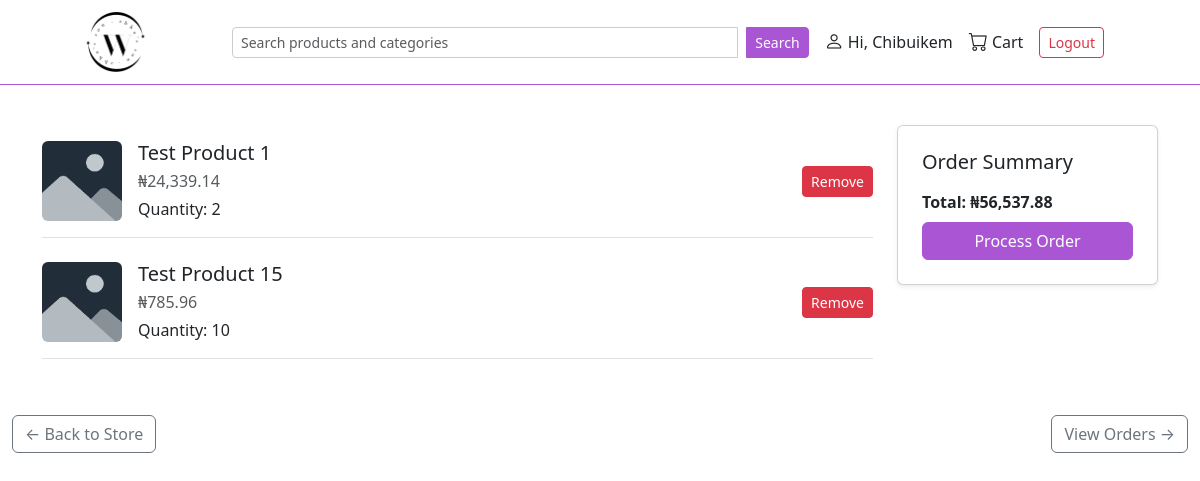
The page /order/cart/ (signed in) on the database as committed earlier.
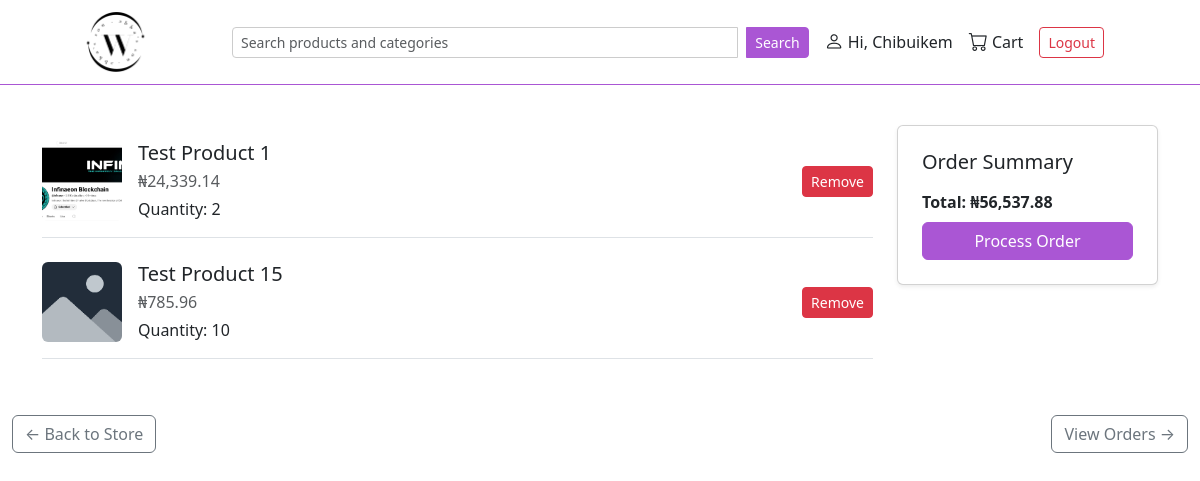
The same page on the database as committed later.
### order/models.py (models this page shows)
class OrderItem(models.Model):
    order = models.ForeignKey(Order, on_delete=models.CASCADE, related_name='items')
    product = models.ForeignKey(Product, on_delete=models.CASCADE)
    qty = models.IntegerField(default=1)
    price = models.DecimalField(max_digits=8, decimal_places=2)
    def total_price(self):
        return self.qty * self.price

### catalogue/models.py (models this page shows, shortened)
class Product(models.Model):
    name = models.CharField(max_length=100)
    slug = models.SlugField()
    description = models.TextField()
    category = models.ManyToManyField(Category, blank=True, related_name='product')
    price = models.DecimalField(max_digits=8, decimal_places=2)
    size = models.ManyToManyField(Size, blank=True, related_name='sizes')
    image = models.ImageField(upload_to='products/', default='products/images.png')
    product_type = models.ForeignKey(ProductType, on_delete=models.CASCADE, related_name='type', null=True)
    is_active = models.BooleanField()
    date_created = models.DateTimeField(auto_now_add=True)

### order/views.py (the view)
# urls.py: path('cart/', views.cart, name='cart'),
@login_required
def cart(request):
    order = Order.objects.filter(user=request.user, status='Pending').first()
    cart = OrderItem.objects.select_related('product').filter(order=order)
    return render(request, 'cart.html', {'cart':cart, 'order':order,})

### order/models.py (called while the page is built)
    def get_total_price(self):
        return sum(item.total_price() for item in self.items.all()) # type:ignore

### order/templates/cart.html (shortened to what this page needs)
{% extends "layout.html" %}
{% load humanize %}
{% block content %}
  {% if cart|length == 0 %}
    <h3 class="text-center my-5">There is Nothing here yet</h3>
  {% else %}
    <div class="container py-4">
      <div class="row">
        <div class="col-md-9">
          {% for item in cart %}
            <div class="d-flex align-items-center justify-content-between border-bottom py-3 mb-2">
              <div class="d-flex align-items-center gap-3">
                <img src="{{ item.product.image.url }}" alt="{{ item.product.name }}" class="rounded" style="width: 80px; height: 80px; object-fit: cover;">
                <div>
                  <h5 class="mb-1">{{ item.product.name }}</h5>
                  <p class="mb-1 text-muted">₦{{ item.product.price|intcomma }}</p>
                  <p class="mb-0">Quantity: {{ item.qty }}</p>
                </div>
              </div>
              <form action="{% url 'order:remove_from_cart' id=item.id %}" method="get">
                <button class="btn btn-sm btn-danger">Remove</button>
              </form>
            </div>
          {% endfor %}
        </div>
        <div class="col-md-3">
          <div class="card shadow-sm p-4">
            <h5 class="mb-3">Order Summary</h5>
            <p class="mb-2 fw-semibold">Total: ₦{{ order.get_total_price|intcomma }}</p>
            <form action="{% url 'order:create_order' id=order.id %}" method="post">
              <button class="btn btn-primary-custom w-100">Process Order</button>
            </form>
          </div>
        </div>
      </div>
    </div>
    {% endif %}
    <div class="mt-4 d-flex justify-content-between">
      <a href="{% url 'store:store' %}" class="btn btn-outline-secondary">← Back to Store</a>
      <a href="{% url 'order:order_history' %}" class="btn btn-outline-secondary">View Orders →</a>
    </div>
{% endblock %}

Rows that differ between the two databases and show on the page:
changed through a linked row, OrderItem "Test Product 1": product.image: a different picture
